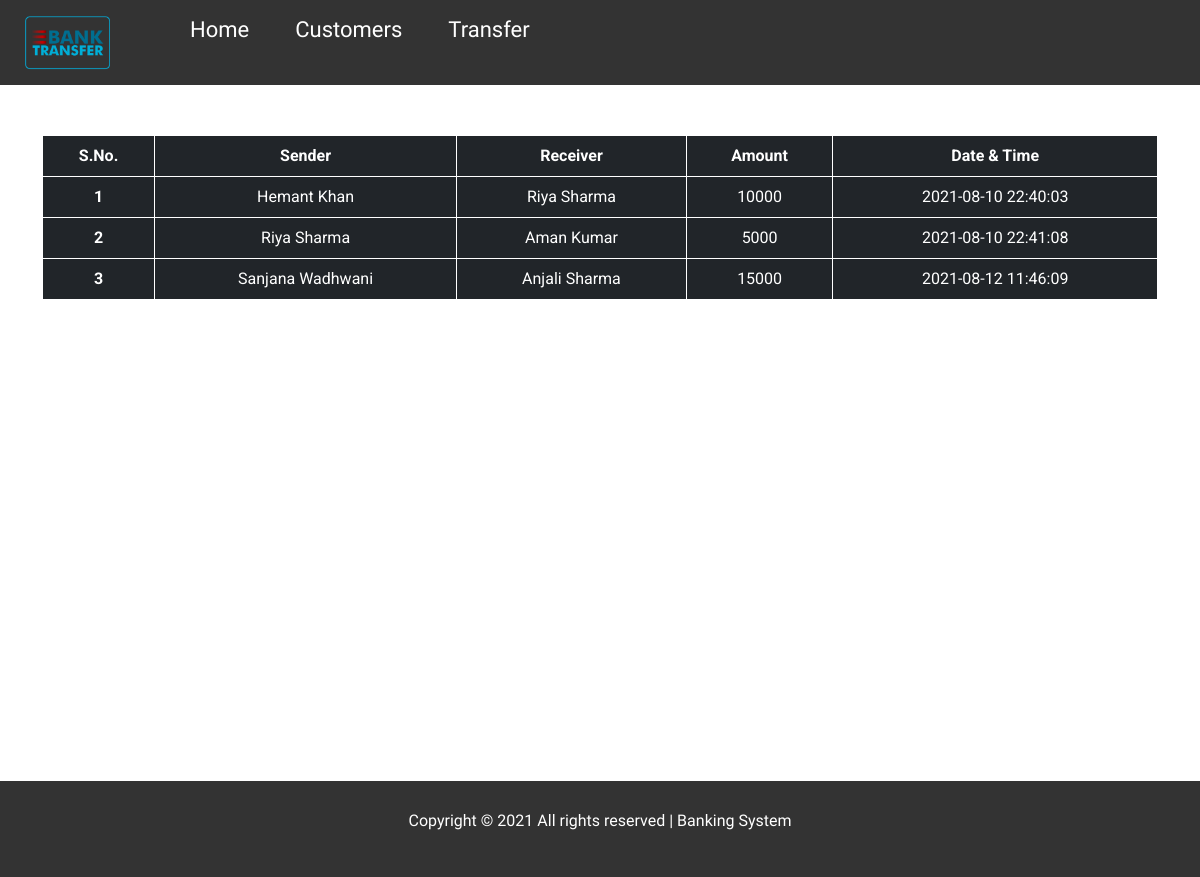
The page /transactionHistory.php on the database its author committed.
### tables this page shows
CREATE TABLE `transactionhistory` (
  `Id` int(20) NOT NULL,
  `sender` varchar(25) NOT NULL,
  `receiver` varchar(25) NOT NULL,
  `amount` float NOT NULL,
  `date` datetime NOT NULL DEFAULT current_timestamp()
);

### transactionHistory.php (the view, shortened to what this page needs)
<!DOCTYPE html>
<html lang="en">
<head>
    <link href="https://cdn.jsdelivr.net/npm/bootstrap@5.1.0/dist/css/bootstrap.min.css" rel="stylesheet">
    <link rel="stylesheet" href="css/style.css">
    <link rel="stylesheet" href="css/utils.css">
</head>
<body>
    <header>
        <nav>
            <div class="logo">
                <img src="images/Bank.png" alt="">
            </div>
            <ul>
                <li><a href="index.php">Home</a></li>
                <li><a href="customers.php">Customers</a></li>
                <li><a href="transfer.php">Transfer</a></li>
            </ul>
        </nav>
    </header>
    <main>
        <div class="container">
            <?php
            include "connection.php";
            $sql = "SELECT * FROM `transactionhistory`";
            $result = mysqli_query($conn, $sql);
            echo "<table class='table table-hover table-dark'>";
            echo "<thead>";
            echo "<tr>";
            echo "<th scope='col'>S.No.</th>";
            echo "<th scope='col'>Sender</th>";
            echo "<th scope='col'>Receiver</th>";
            echo "<th scope='col'>Amount</th>";
            echo "<th scope='col'>Date & Time</th>";
            echo "</tr>";
            echo "</thead>";
            echo "<tbody>";
            $i = 1;
            while ($row = mysqli_fetch_assoc($result)) {
                echo "<tr>";
                echo "<th scope='row'>" . $i . "</th>";
                echo "<td>" . $row['sender'] . "</td>";
                echo "<td>" . $row['receiver'] . "</td>";
                echo "<td>" . $row['amount'] . "</td>";
                echo "<td>" . $row['date'] . "</td>";
                echo "</tr>";
                $i += 1;
            }
            echo "</table>";
            ?>
        </div>
    </main>
    <footer class="flex-all-center">
        <p>Copyright &copy; 2021 All rights reserved | Banking System</p>
    </footer>
</body>
</html>

### css/style.css (style rules this page uses)
:root { --main-bg-color: #333333; }
* { margin: 0; padding: 0; font-family: 'STIX Two Text', serif; }
header { background: var(--main-bg-color); font-family: 'Lato', sans-serif; }
nav { display: flex; }
.logo { display: flex; align-items: center; }
.logo img { width: 80px; padding: 0 25px; box-sizing: content-box; }
nav ul { height: 58px; display: flex; justify-content: center; align-items: center; }
nav ul li { list-style: none; padding: 0 23px; justify-content: flex-end; }
nav ul li a { font-size: 22px; color: white; text-decoration: none; }
.container { min-height: calc(100vh - 58px - 12vh); }
.table { margin-top: 50px; }
th, td { border: 1px solid white; text-align: center; vertical-align: middle; font-family: 'Roboto', sans-serif; }
footer { height: 12vh; background-color: var(--main-bg-color); color: white; font-family: 'Lato', sans-serif; }

### css/utils.css (style rules this page uses)
.flex-all-center { display: flex; justify-content: center; align-items: center; }

### rows shown on the page
transactionhistory: sender "Hemant Khan", receiver "Riya Sharma", amount "10000", date "2021-08-10 22:40:03"
transactionhistory: sender "Riya Sharma", receiver "Aman Kumar", amount "5000", date "2021-08-10 22:41:08"
transactionhistory: sender "Sanjana Wadhwani", receiver "Anjali Sharma", amount "15000", date "2021-08-12 11:46:09"
